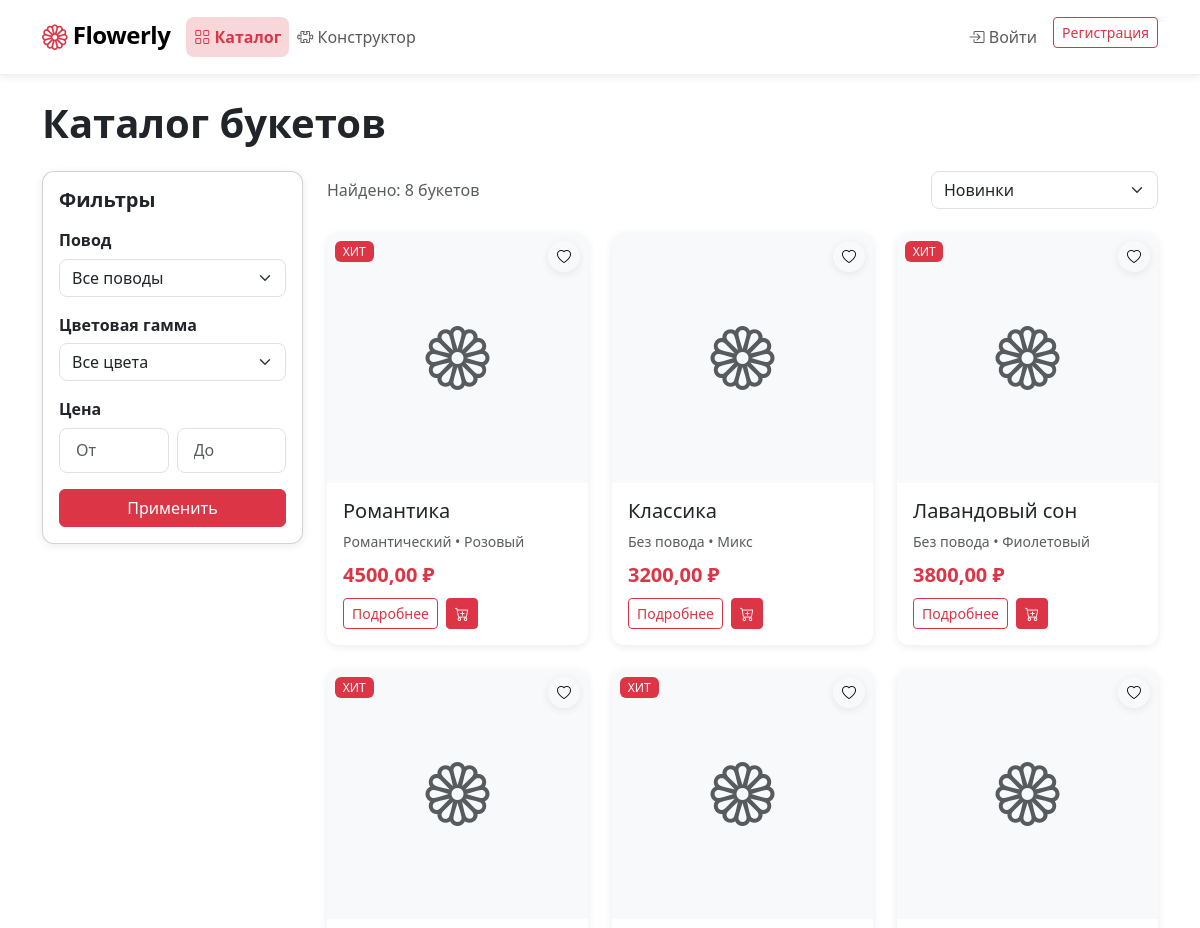
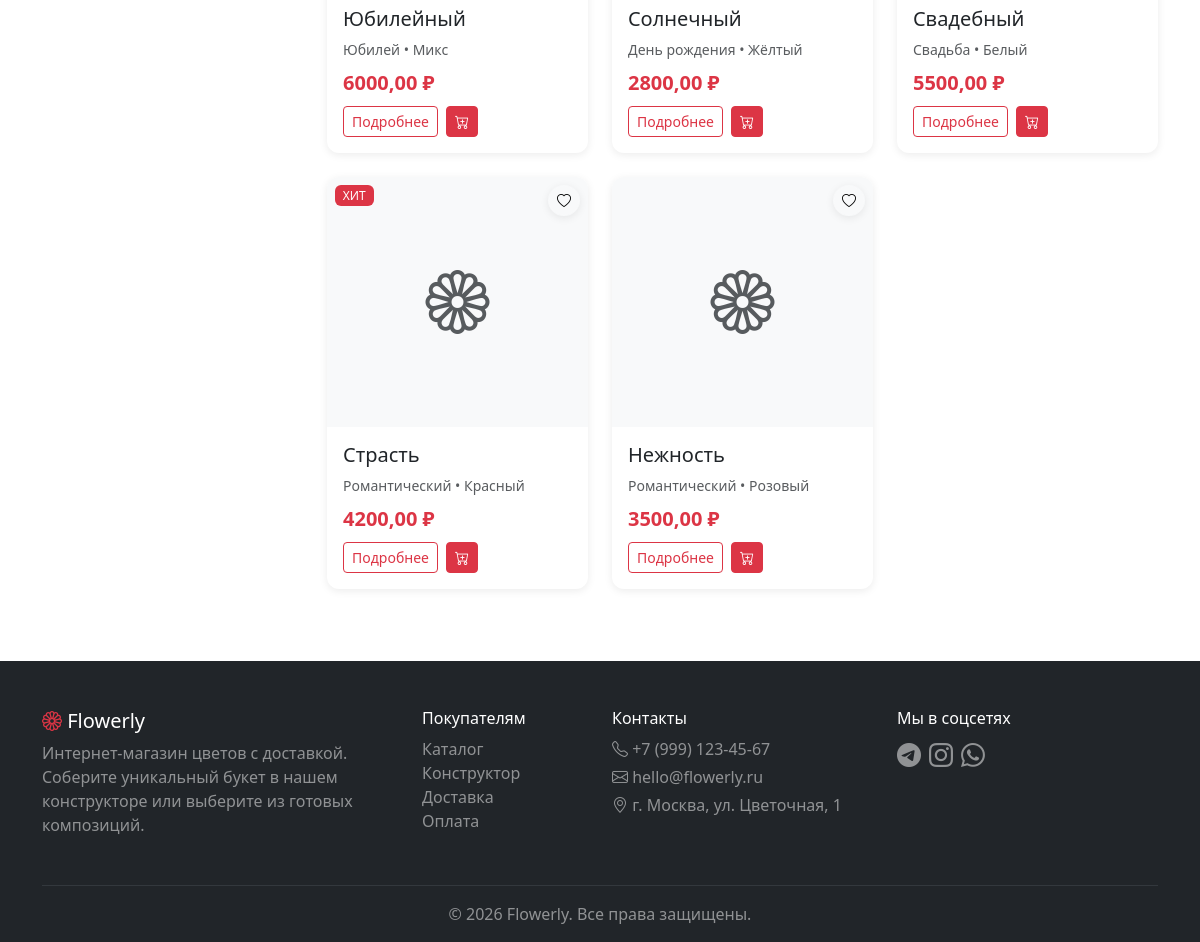
The app's page /catalog/, older data (2 pictures, top to bottom).
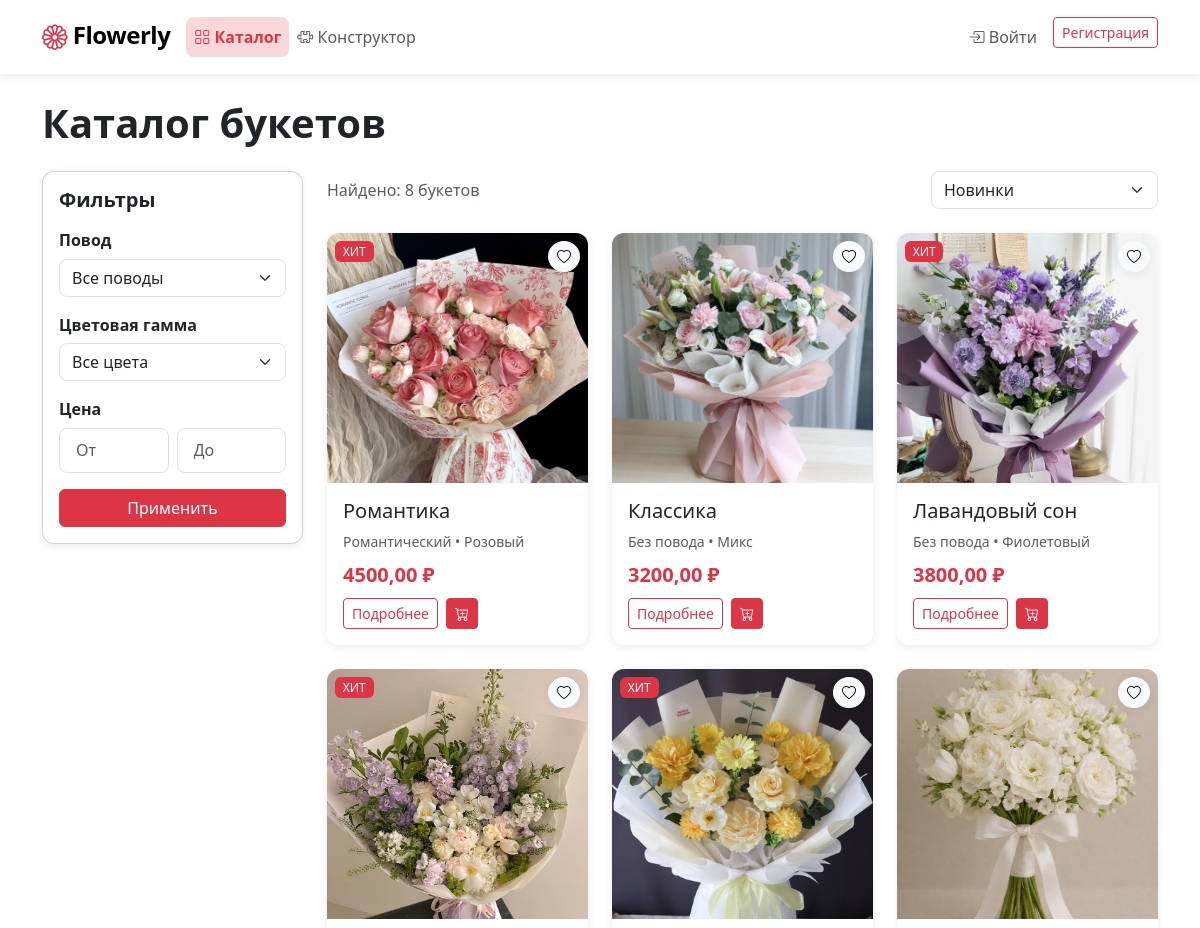
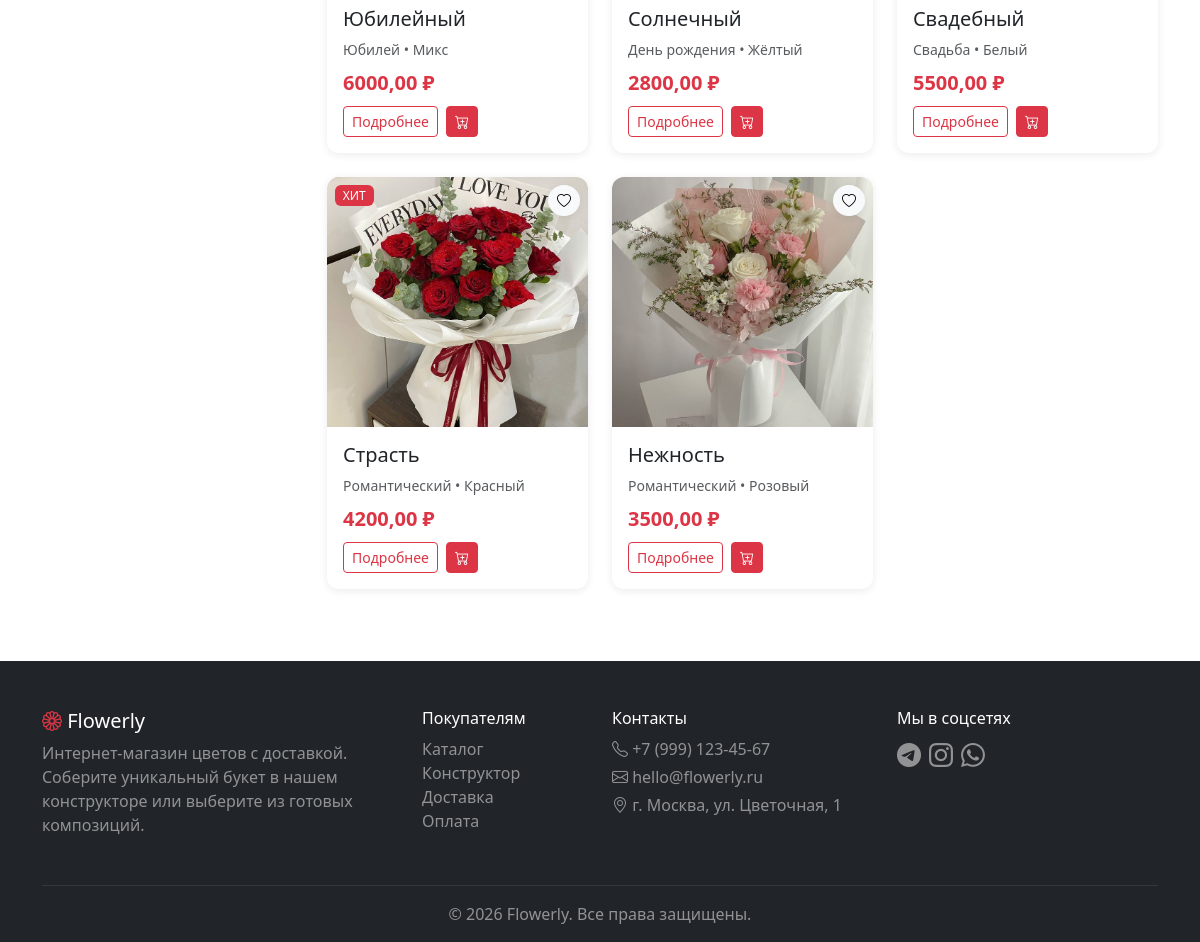
The same page, newer data (2 pictures, top to bottom).
### FlowerlyApp/models.py (models this page shows, shortened)
class ReadyBouquet(models.Model):
    name = models.CharField('Название', max_length=200)
    slug = models.SlugField(unique=True)
    description = models.TextField('Описание')
    price = models.DecimalField('Цена', max_digits=10, decimal_places=2)
    image = models.ImageField('Главное фото', upload_to='bouquets/')
    available = models.BooleanField('В наличии', default=True)
    is_hit = models.BooleanField('Хит продаж', default=False)
    occasion = models.ForeignKey(Occasion, on_delete=models.SET_NULL, null=True, blank=True)
    color_palette = models.ForeignKey(ColorPalette, on_delete=models.SET_NULL, null=True, blank=True)
    created_at = models.DateTimeField(auto_now_add=True)
    class Meta:
        verbose_name = 'Готовый букет'
        verbose_name_plural = 'Готовые букеты'

class Occasion(models.Model):
    name = models.CharField('Повод', max_length=100)
    slug = models.SlugField(unique=True)
    class Meta:
        verbose_name = 'Повод'
        verbose_name_plural = 'Поводы'

class ColorPalette(models.Model):
    name = models.CharField('Цветовая гамма', max_length=100)
    slug = models.SlugField(unique=True)
    class Meta:
        verbose_name = 'Цветовая гамма'
        verbose_name_plural = 'Цветовые гаммы'

### FlowerlyApp/views.py (the view)
# urls.py: path('catalog/', views.catalog, name='catalog'),
def catalog(request):
    bouquets = ReadyBouquet.objects.filter(available=True).select_related('occasion', 'color_palette')
    occasion_slug = request.GET.get('occasion')
    color_slug = request.GET.get('color')
    sort = request.GET.get('sort', '-created_at')
    min_price = request.GET.get('min_price')
    max_price = request.GET.get('max_price')
    if occasion_slug:
        bouquets = bouquets.filter(occasion__slug=occasion_slug)
    if color_slug:
        bouquets = bouquets.filter(color_palette__slug=color_slug)
    if min_price:
        bouquets = bouquets.filter(price__gte=min_price)
    if max_price:
        bouquets = bouquets.filter(price__lte=max_price)
    sort_options = {
        'price_asc': 'price',
        'price_desc': '-price',
        'name': 'name',
        'newest': '-created_at',
        'popular': '-is_hit',
    }
    bouquets = bouquets.order_by(sort_options.get(sort, '-created_at'))
    context = {
        'bouquets': bouquets,
        'occasions': Occasion.objects.all(),
        'colors': ColorPalette.objects.all(),
        'current_occasion': occasion_slug,
        'current_color': color_slug,
        'current_sort': sort,
        'current_min_price': min_price,
        'current_max_price': max_price,
    }
    return render(request, 'catalog/catalog.html', context)

### FlowerlyApp/templates/catalog/catalog.html (shortened to what this page needs)
{% extends 'base.html' %}
{% block content %}
<div class="container">
    <h1 class="fw-bold mb-4">Каталог букетов</h1>
    <div class="row">
        <div class="col-md-3 mb-4">
            <div class="card shadow-sm">
                <div class="card-body">
                    <h5 class="fw-bold mb-3">Фильтры</h5>
                    <form method="get" id="filter-form">
                        <div class="mb-3">
                            <label class="form-label fw-semibold">Повод</label>
                            <select name="occasion" class="form-select" onchange="this.form.submit()">
                                <option value="">Все поводы</option>
                            </select>
                        </div>
                        <div class="mb-3">
                            <label class="form-label fw-semibold">Цветовая гамма</label>
                            <select name="color" class="form-select" onchange="this.form.submit()">
                                <option value="">Все цвета</option>
                            </select>
                        </div>
                        <div class="mb-3">
                            <label class="form-label fw-semibold">Цена</label>
                            <div class="row g-2">
                                <div class="col"><input type="number" name="min_price" class="form-control" placeholder="От" value="{{ current_min_price }}"></div>
                                <div class="col"><input type="number" name="max_price" class="form-control" placeholder="До" value="{{ current_max_price }}"></div>
                            </div>
                        </div>
                        <button type="submit" class="btn btn-danger w-100">Применить</button>
                    </form>
                </div>
            </div>
        </div>
        <div class="col-md-9">
            <div class="d-flex justify-content-between align-items-center mb-4">
                <p class="text-muted mb-0">Найдено: {{ bouquets.count }} букетов</p>
                <select name="sort" class="form-select w-auto" onchange="window.location.href='?sort=' + this.value + '&occasion={{ current_occasion }}&color={{ current_color }}&min_price={{ current_min_price }}&max_price={{ current_max_price }}'">
                    <option value="newest" {% if current_sort == 'newest' %}selected{% endif %}>Новинки</option>
                </select>
            </div>
            <div class="row g-4">
                {% for bouquet in bouquets %}
                <div class="col-md-4">
                    <div class="card h-100 shadow-sm border-0">
                        <div class="position-relative">
                            {% if bouquet.image %}
                            <img src="{{ bouquet.image.url }}" class="card-img-top" alt="{{ bouquet.name }}" style="height: 250px; object-fit: cover;">
                            {% else %}
                            <div class="bg-light d-flex align-items-center justify-content-center" style="height: 250px;"><i class="bi bi-flower1 text-muted display-3"></i></div>
                            {% endif %}
                            {% if bouquet.is_hit %}<span class="position-absolute top-0 start-0 badge bg-danger m-2">ХИТ</span>{% endif %}
                            <button class="btn btn-light btn-sm position-absolute top-0 end-0 m-2 rounded-circle shadow-sm fav-btn" data-bouquet-id="{{ bouquet.id }}"><i class="bi bi-heart"></i></button>
                        </div>
                        <div class="card-body d-flex flex-column">
                            <h5 class="card-title">{{ bouquet.name }}</h5>
                            <p class="text-muted small mb-2">{% if bouquet.occasion %}{{ bouquet.occasion.name }}{% endif %}{% if bouquet.color_palette %} • {{ bouquet.color_palette.name }}{% endif %}</p>
                            <div class="mt-auto">
                                <p class="fw-bold text-danger fs-5 mb-2">{{ bouquet.price }} ₽</p>
                                <div class="d-flex gap-2">
                                    <a href="{% url 'flowerly:bouquet_detail' bouquet.slug %}" class="btn btn-outline-danger btn-sm">Подробнее</a>
                                    <button class="btn btn-danger btn-sm cart-add-btn" data-bouquet-id="{{ bouquet.id }}"><i class="bi bi-cart-plus"></i></button>
                                </div>
                            </div>
                        </div>
                    </div>
                </div>
                {% empty %}
                <div class="col-12 text-center py-5"><i class="bi bi-emoji-frown display-1 text-muted"></i><h4 class="text-muted mt-3">Букеты не найдены</h4><p>Попробуйте изменить параметры фильтра</p></div>
                {% endfor %}
            </div>
        </div>
    </div>
</div>
{% endblock %}

### FlowerlyApp/templates/base.html (shortened to what this page needs)
<!DOCTYPE html>
<html lang="ru">
<head>
    <link href="https://cdn.jsdelivr.net/npm/bootstrap@5.3.0/dist/css/bootstrap.min.css" rel="stylesheet">
    <link href="https://cdn.jsdelivr.net/npm/bootstrap-icons@1.11.0/font/bootstrap-icons.css" rel="stylesheet">
    {% load static %}
    <link href="{% static 'css/style.css' %}" rel="stylesheet">
</head>
<body>
    <nav class="navbar navbar-expand-lg navbar-light bg-white shadow-sm sticky-top">
        <div class="container">
            <a class="navbar-brand" href="{% url 'flowerly:home' %}">
                <i class="bi bi-flower1 text-danger"></i>
                <span class="fw-bold">Flowerly</span>
            </a>
            <div class="collapse navbar-collapse" id="navbarMain">
                <ul class="navbar-nav me-auto mb-2 mb-lg-0">
                    <li class="nav-item">
                        <a class="nav-link {% if request.resolver_match.url_name == 'catalog' %}active{% endif %}"
                           href="{% url 'flowerly:catalog' %}">
                            <i class="bi bi-grid"></i> Каталог
                        </a>
                    </li>
                    <li class="nav-item">
                        <a class="nav-link {% if request.resolver_match.url_name == 'constructor' %}active{% endif %}"
                           href="{% url 'flowerly:constructor' %}">
                            <i class="bi bi-puzzle"></i> Конструктор
                        </a>
                    </li>
                </ul>
                <ul class="navbar-nav ms-auto mb-2 mb-lg-0">
                    {% if user.is_authenticated %}
                        <li class="nav-item">
                            <a class="nav-link" href="{% url 'flowerly:favorites' %}">
                                <i class="bi bi-heart"></i>
                            </a>
                        </li>
                        <li class="nav-item">
                            <a class="nav-link position-relative" href="{% url 'flowerly:cart_detail' %}">
                                <i class="bi bi-cart3"></i>
                                {% if cart_count > 0 %}
                                <span class="position-absolute top-0 start-100 translate-middle badge rounded-pill bg-danger">
                                    {{ cart_count }}
                                    <span class="visually-hidden">товаров в корзине</span>
                                </span>
                                {% endif %}
                            </a>
                        </li>
                        <li class="nav-item dropdown">
                            <a class="nav-link dropdown-toggle" href="#" id="userDropdown" role="button"
                               data-bs-toggle="dropdown">
                                <i class="bi bi-person-circle"></i> {{ user.first_name }}
                            </a>
                            <ul class="dropdown-menu dropdown-menu-end">
                                <li><a class="dropdown-item" href="{% url 'flowerly:profile' %}">
                                    <i class="bi bi-person"></i> Личный кабинет
                                </a></li>
                                <li><a class="dropdown-item" href="{% url 'flowerly:order_history' %}">
                                    <i class="bi bi-box"></i> Мои заказы
                                </a></li>
                                <li><a class="dropdown-item" href="{% url 'flowerly:favorites' %}">
                                    <i class="bi bi-heart"></i> Избранное
                                </a></li>
                                {% if user.is_florist or user.is_staff %}
                                <li><hr class="dropdown-divider"></li>
                                {% endif %}
                                {% if user.is_florist %}
                                <li><a class="dropdown-item" href="{% url 'flowerly:florist_dashboard' %}">
                                    <i class="bi bi-flower2"></i> Панель флориста
                                </a></li>
                                {% endif %}
                                {% if user.is_staff %}
                                <li><a class="dropdown-item" href="{% url 'flowerly:admin_dashboard' %}">
                                    <i class="bi bi-speedometer2"></i> Панель администратора
                                </a></li>
                                {% endif %}
                                <li><hr class="dropdown-divider"></li>
                                <li><a class="dropdown-item text-danger" href="{% url 'flowerly:logout' %}">
                                    <i class="bi bi-box-arrow-right"></i> Выйти
                                </a></li>
                            </ul>
                        </li>
                    {% else %}
                        <li class="nav-item">
                            <a class="nav-link" href="{% url 'flowerly:login' %}">
                                <i class="bi bi-box-arrow-in-right"></i> Войти
                            </a>
                        </li>
                        <li class="nav-item">
                            <a class="btn btn-outline-danger btn-sm ms-2" href="{% url 'flowerly:register' %}">
                                Регистрация
                            </a>
                        </li>
                    {% endif %}
                </ul>
            </div>
        </div>
    </nav>
    <main class="py-4">
        {% block content %}{% endblock %}
    </main>
<footer class="bg-dark text-white pt-5 pb-3 mt-5">
    <div class="container">
        <div class="row">
            <div class="col-md-4 mb-3">
                <h5><i class="bi bi-flower1 text-danger"></i> Flowerly</h5>
                <p class="text-white-50">Интернет-магазин цветов с доставкой. Соберите уникальный букет в нашем конструкторе или выберите из готовых композиций.</p>
            </div>
            <div class="col-md-2 mb-3">
                <h6>Покупателям</h6>
                <ul class="list-unstyled">
                    <li><a href="{% url 'flowerly:catalog' %}" class="text-white-50 text-decoration-none">Каталог</a></li>
                    <li><a href="{% url 'flowerly:constructor' %}" class="text-white-50 text-decoration-none">Конструктор</a></li>
                    <li><a href="#" class="text-white-50 text-decoration-none">Доставка</a></li>
                    <li><a href="#" class="text-white-50 text-decoration-none">Оплата</a></li>
                </ul>
            </div>
            <div class="col-md-3 mb-3">
                <h6>Контакты</h6>
                <p class="text-white-50 mb-1"><i class="bi bi-telephone"></i> +7 (999) 123-45-67</p>
                <p class="text-white-50 mb-1"><i class="bi bi-envelope"></i> hello@flowerly.ru</p>
                <p class="text-white-50"><i class="bi bi-geo-alt"></i> г. Москва, ул. Цветочная, 1</p>
            </div>
            <div class="col-md-3 mb-3">
                <h6>Мы в соцсетях</h6>
                <div class="d-flex gap-2">
                    <a href="#" class="text-white-50 fs-4"><i class="bi bi-telegram"></i></a>
                    <a href="#" class="text-white-50 fs-4"><i class="bi bi-instagram"></i></a>
                    <a href="#" class="text-white-50 fs-4"><i class="bi bi-whatsapp"></i></a>
                </div>
            </div>
        </div>
        <hr class="border-secondary">
        <p class="text-center text-white-50 mb-0">© 2026 Flowerly. Все права защищены.</p>
    </div>
</footer>
</body>
</html>

Row changes from the older to the newer data that the page shows:
changed ReadyBouquet "Романтика": image: picture added
changed ReadyBouquet "Классика": image: picture added
changed ReadyBouquet "Лавандовый сон": image: picture added
changed ReadyBouquet "Юбилейный": image: picture added
changed ReadyBouquet "Солнечный": image: picture added
changed ReadyBouquet "Свадебный": image: picture added
changed ReadyBouquet "Страсть": image: picture added
changed ReadyBouquet "Нежность": image: picture added
